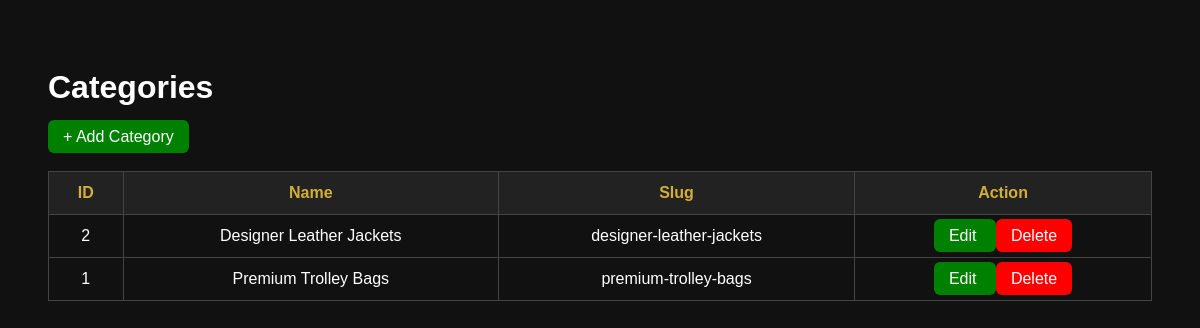
The page /admin/categories (signed in) on the database as committed earlier.
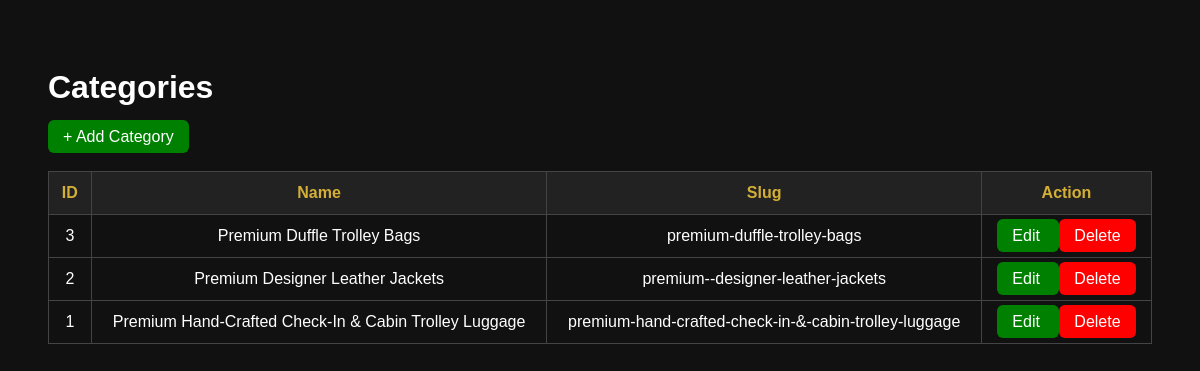
The same page on the database as committed later.
### models.py (models this page shows, shortened)
class Category(db.Model):
    __tablename__ = "categories"
    id = db.Column(db.Integer, primary_key=True)
    name = db.Column(db.String(100), unique=True, nullable=False)
    slug = db.Column(db.String(100), unique=True, nullable=False)
    products = db.relationship(
        "Product",
        back_populates="category",
        cascade="all, delete-orphan"
    )

### app.py (the view)
@app.route("/admin/categories")
@login_required
def categories():
    categories = Category.query.order_by(Category.id.desc()).all()
    return render_template(
        "admin/categories.html",
        categories=categories
    )

### app.py (called while the page is built)
@app.context_processor
def inject_cart_count():
    cart_count = 0
    if current_user.is_authenticated:
        cart_items = Cart.query.filter_by(
            customer_id=current_user.id
        ).all()
        for item in cart_items:
            cart_count += item.quantity
    return {
        "cart_count": cart_count
    }

@login_manager.user_loader
def load_user(user_id):
    return Admin.query.get(int(user_id))

@app.after_request
def add_no_cache_headers(response):
    response.headers["Cache-Control"] = "no-store, no-cache, must-revalidate, max-age=0"
    response.headers["Pragma"] = "no-cache"
    response.headers["Expires"] = "0"
    return response

### templates/admin/categories.html (shortened to what this page needs)
<!DOCTYPE html>
<html>
<head>
</head>
<body>
<h1>Categories</h1>
<p>
<a
class="btn"
href="{{ url_for('add_category') }}">
+ Add Category
</a>
</p>
<table>
<tr>
<th>ID</th>
<th>Name</th>
<th>Slug</th>
<th>Action</th>
</tr>
{% for category in categories %}
<tr>
<td>{{ category.id }}</td>
<td>{{ category.name }}</td>
<td>{{ category.slug }}</td>
<td>
<a
class="btn"
href="{{ url_for('edit_category', id=category.id) }}">
Edit
</a>
<a
class="btn"
style="background:red;"
href="{{ url_for('delete_category', id=category.id) }}"
onclick="return confirm('Delete this category?')">
Delete
</a>
</td>
</tr>
{% endfor %}
</table>
</body>
</html>

### templates/admin/categories.html (style rules this page uses)
body { font-family:Arial; background:#111; color:white; padding:40px; }
table { width:100%; border-collapse:collapse; margin-top:25px; }
th,td { border:1px solid #444; padding:12px; text-align:center; }
th { background:#222; color:#d4af37; }
a { color:white; text-decoration:none; }
.btn { padding:8px 15px; background:green; border-radius:6px; }

Rows that differ between the two databases and show on the page:
added Category: id "3", name "Premium Duffle Trolley Bags", slug "premium-duffle-trolley-bags"
changed Category id 2: name "Designer Leather Jackets" → "Premium Designer Leather Jackets"; slug "designer-leather-jackets" → "premium--designer-leather-jackets"
changed Category id 1: name "Premium Trolley Bags" → "Premium Hand-Crafted Check-In & Cabin Trolley Luggage"; slug "premium-trolley-bags" → "premium-hand-crafted-check-in-&-cabin-trolley-luggage"
